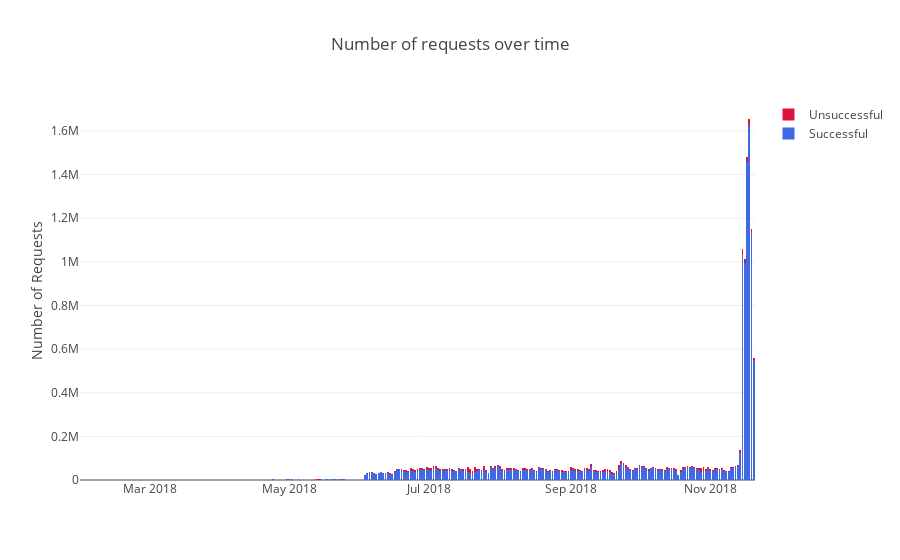

Source (notebook cell):
### Code cell
logic.draw_request_counts_by_gateway(interval='day')

### Figure 1 — Plotly figure (JSON) as saved in the notebook; plotly's stock layout.template omitted (floating-point values rounded to 4 significant figures; data arrays with more than 128 entries replaced by an {"elided": "..."} marker saying what was removed)
{"data": [{"marker": {"color": "royalblue"}, "name": "Successful", "type": "bar", "uid": "7130b767-fd13-43ef-8327-015eb4322acd", "x": {"elided": "295 str values"}, "y": {"elided": "295 int values"}}, {"marker": {"color": "crimson"}, "name": "Unsuccessful", "type": "bar", "uid": "3fedd19d-4ec0-422d-ba1b-3e97ab5d7a07", "x": {"elided": "295 str values"}, "y": {"elided": "295 int values"}}], "layout": {"barmode": "stack", "showlegend": true, "title": {"text": "Number of requests over time"}, "xaxis": {"autorange": true, "range": ["2018-01-29 12:00", "2018-11-20 12:00"], "type": "date"}, "yaxis": {"autorange": true, "range": [0, 1742000], "title": {"text": "Number of Requests"}, "type": "linear"}}}
